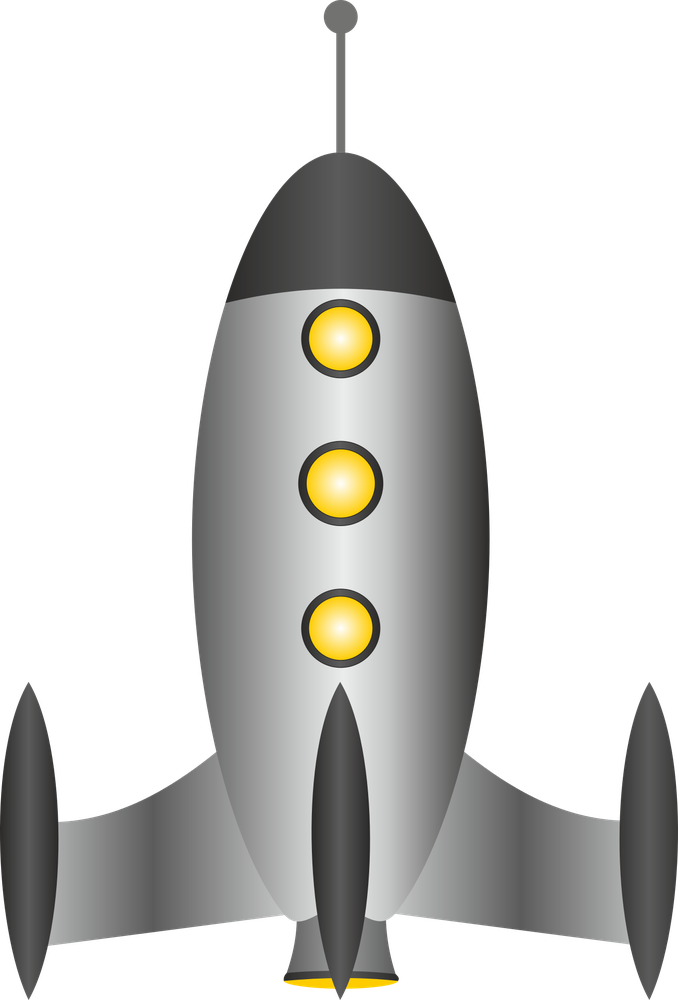
#> input picture rocket.png, 678 x 1000 px, shrunk from 1302 x 1920 before the run
$ python image.py
#> lines starting #> are read from the running program, lines starting #| are printed output that depends on the picture
from PIL import Image

with Image.open("rocket.png") as original:
    # original.show()
#> original is the input picture: PIL image 678x1000 RGBA; mean R, G, B, A 53.8, 53.4, 51, 101.2
    print(original.size)
#| (678, 1000)
    pic_gray = original.convert("L")
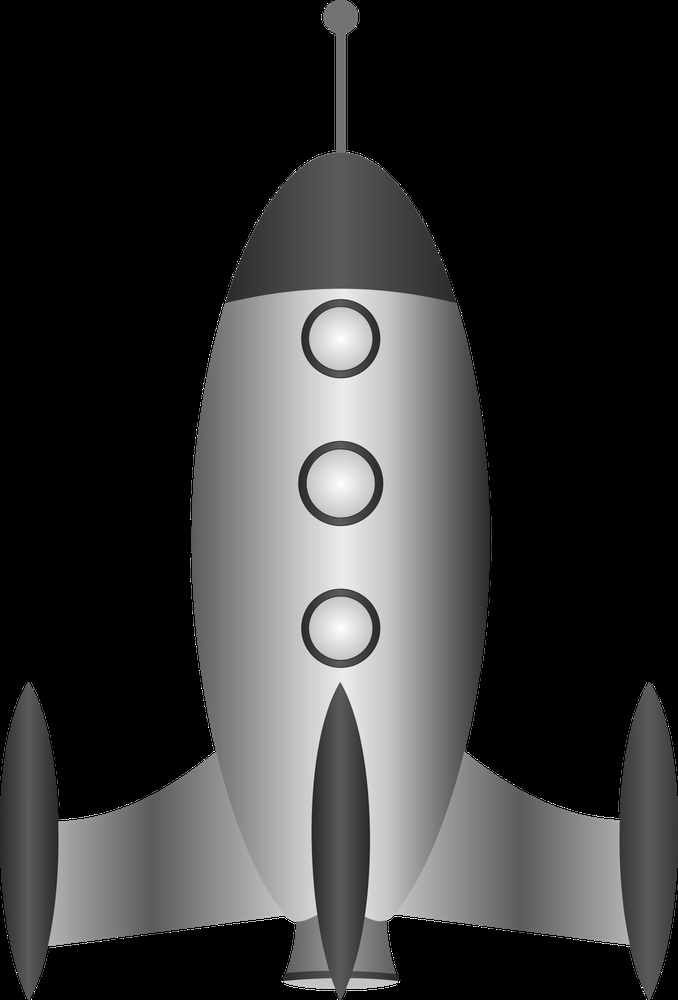
#> pic_gray: PIL image 678x1000 L; min 0, max 255, mean 53.3
    pic_gray = pic_gray.transpose(Image.ROTATE_180)
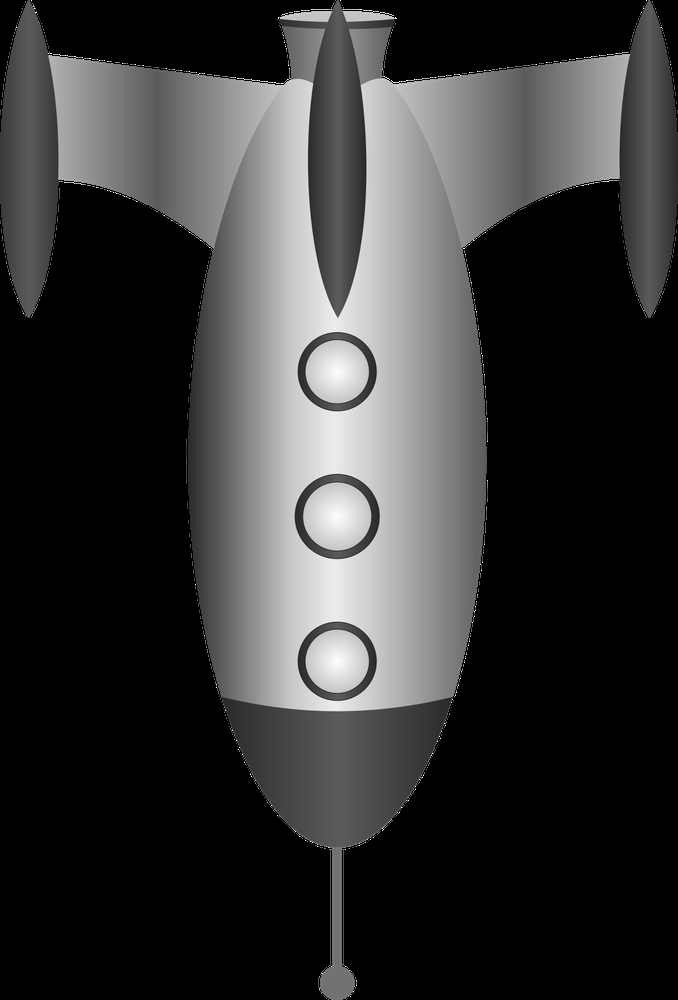
#> pic_gray: PIL image 678x1000 L; min 0, max 255, mean 53.3
    pic_gray.show()

$ run again, with asteroid.png copied over rocket.png
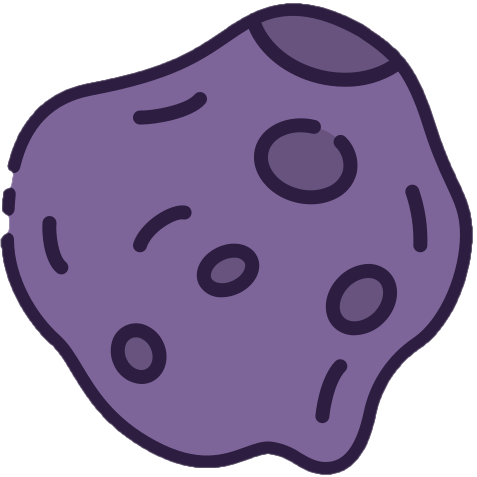
#> input picture asteroid.png, 477 x 477 px
#> original is the input picture: PIL image 477x477 RGBA; mean R, G, B, A 148.1, 132.3, 166.5, 181.9
#| (477, 477)
#> `pic_gray = original.convert("L")`:
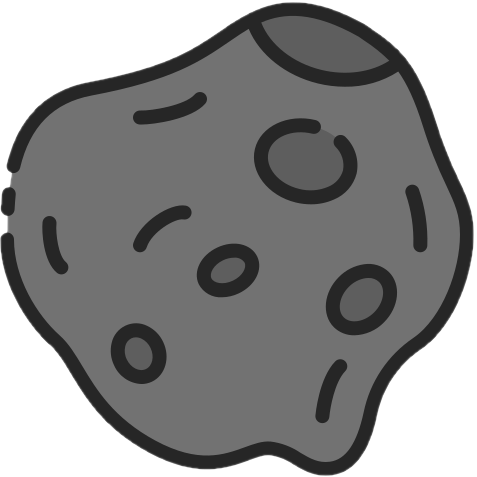
#> pic_gray: PIL image 477x477 L; min 38, max 255, mean 140.9
#> `pic_gray = pic_gray.transpose(Image.ROTATE_180)`:
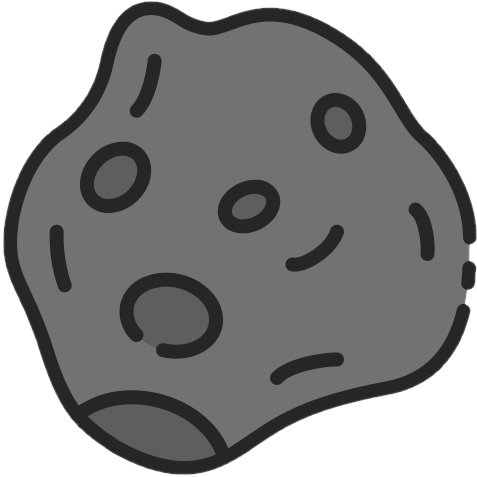
#> pic_gray: PIL image 477x477 L; min 38, max 255, mean 140.9

$ run again, with bullet.png copied over rocket.png
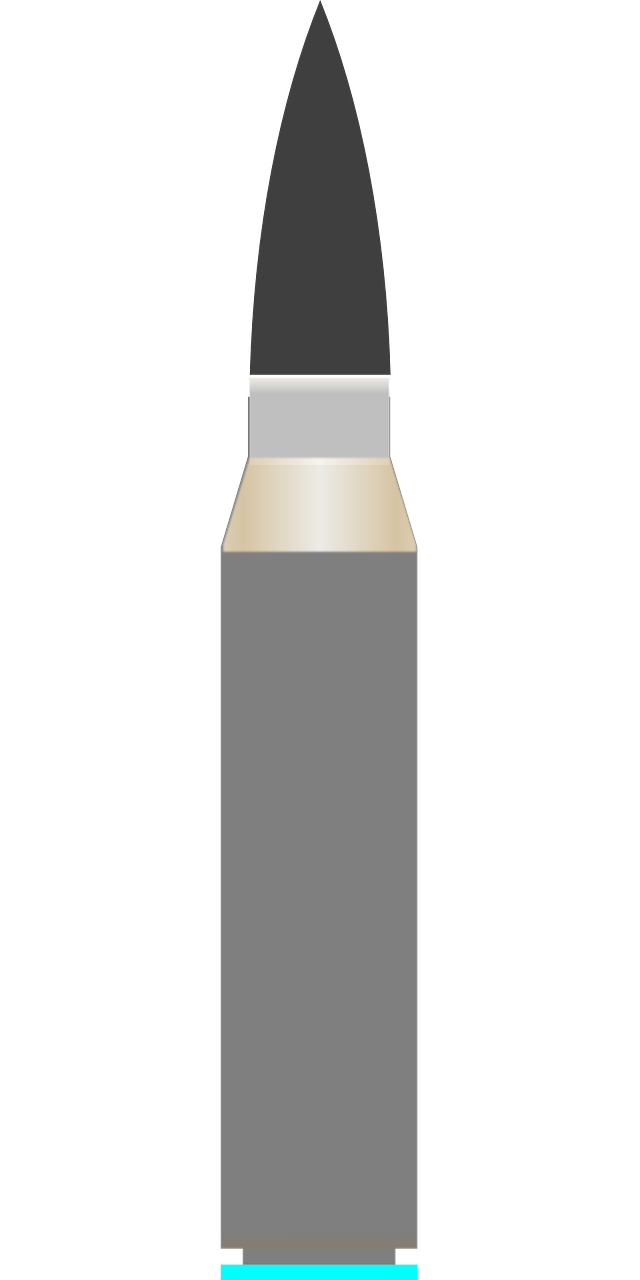
#> input picture bullet.png, 640 x 1280 px
#> original is the input picture: PIL image 640x1280 RGBA; mean R, G, B, A 32.2, 32.9, 32.5, 63.8
#| (640, 1280)
#> `pic_gray = original.convert("L")`:
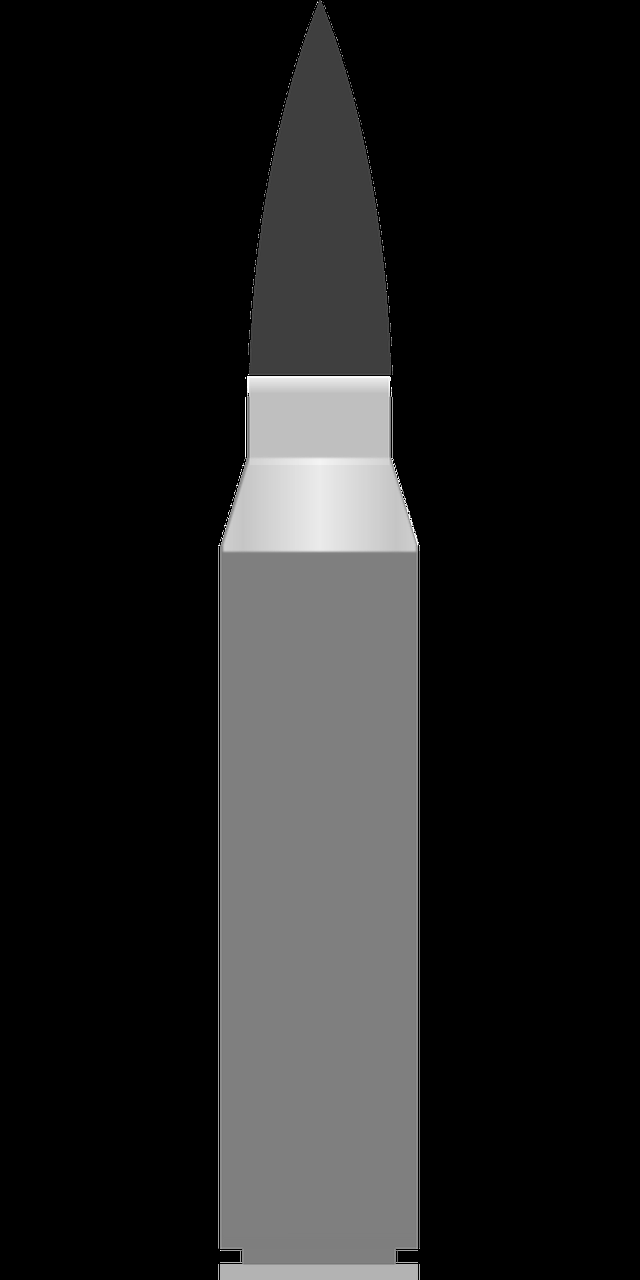
#> pic_gray: PIL image 640x1280 L; min 0, max 255, mean 32.7
#> `pic_gray = pic_gray.transpose(Image.ROTATE_180)`:
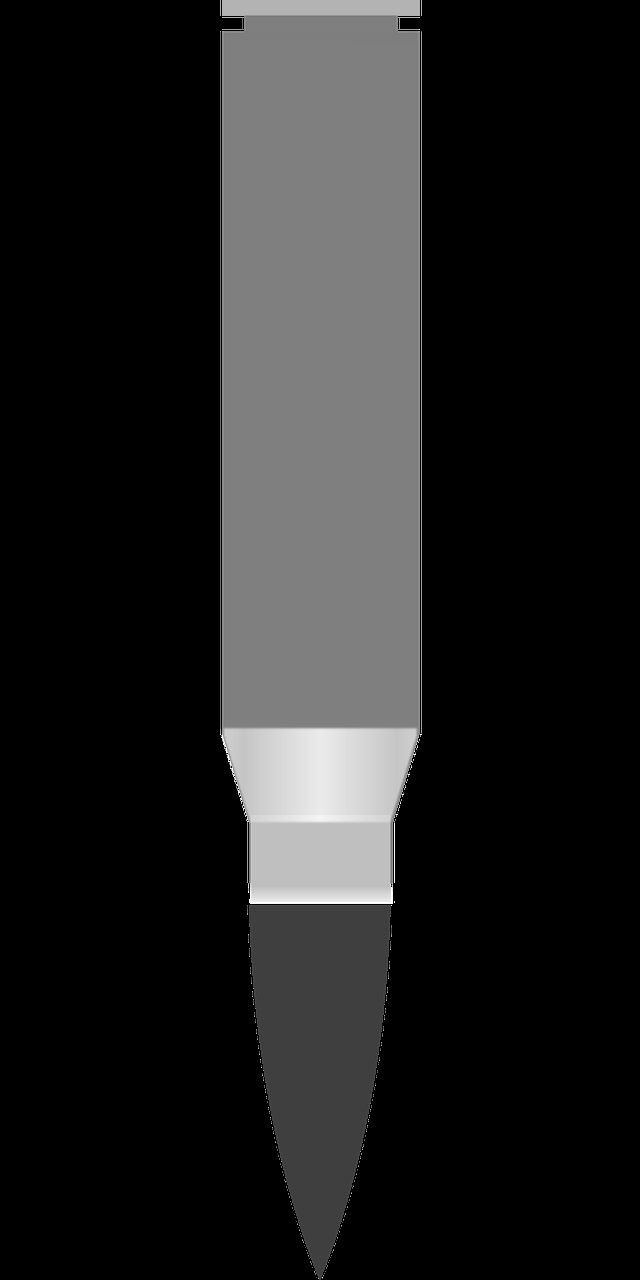
#> pic_gray: PIL image 640x1280 L; min 0, max 255, mean 32.7

$ run again, with ufo.png copied over rocket.png
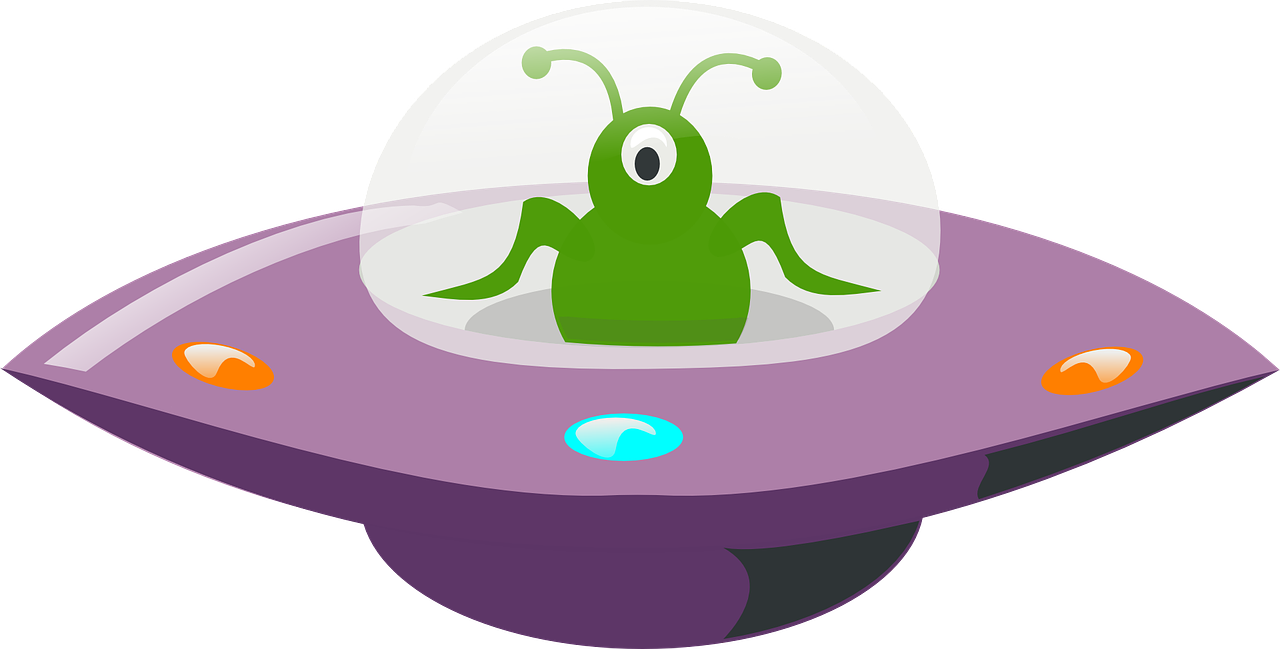
#> input picture ufo.png, 1280 x 649 px
#> original is the input picture: PIL image 1280x649 RGBA; mean R, G, B, A 90.3, 81.2, 86.1, 135.5
#| (1280, 649)
#> `pic_gray = original.convert("L")`:
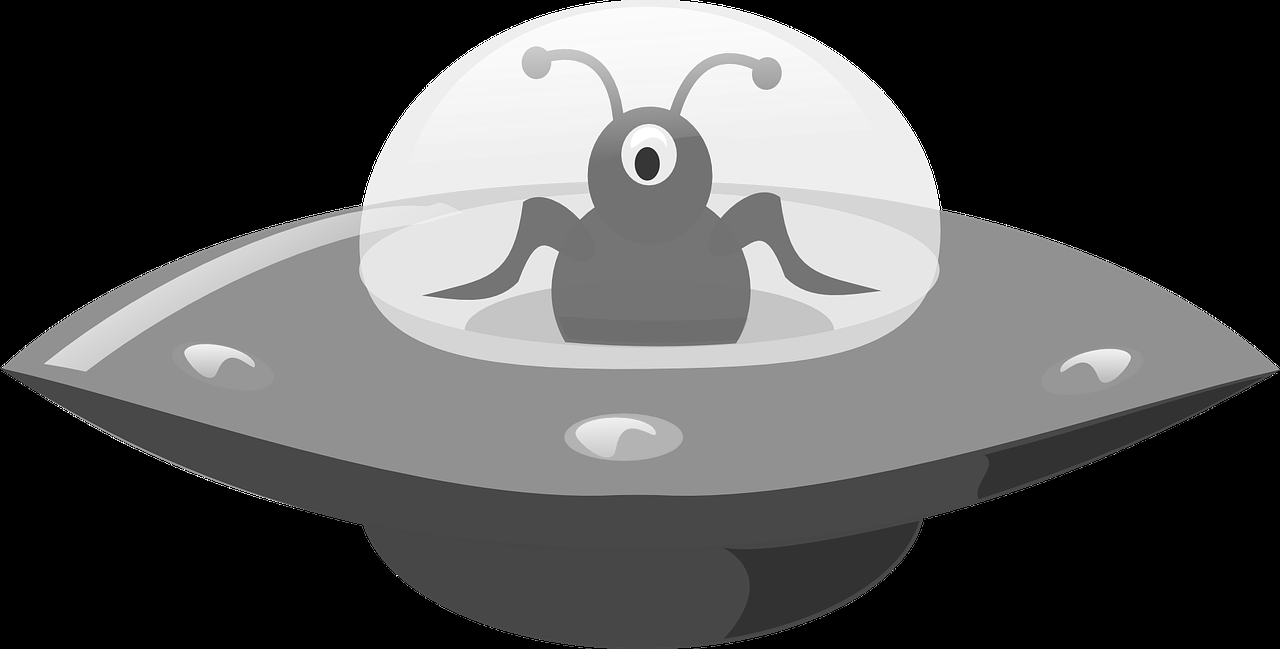
#> pic_gray: PIL image 1280x649 L; min 0, max 255, mean 84.4
#> `pic_gray = pic_gray.transpose(Image.ROTATE_180)`:
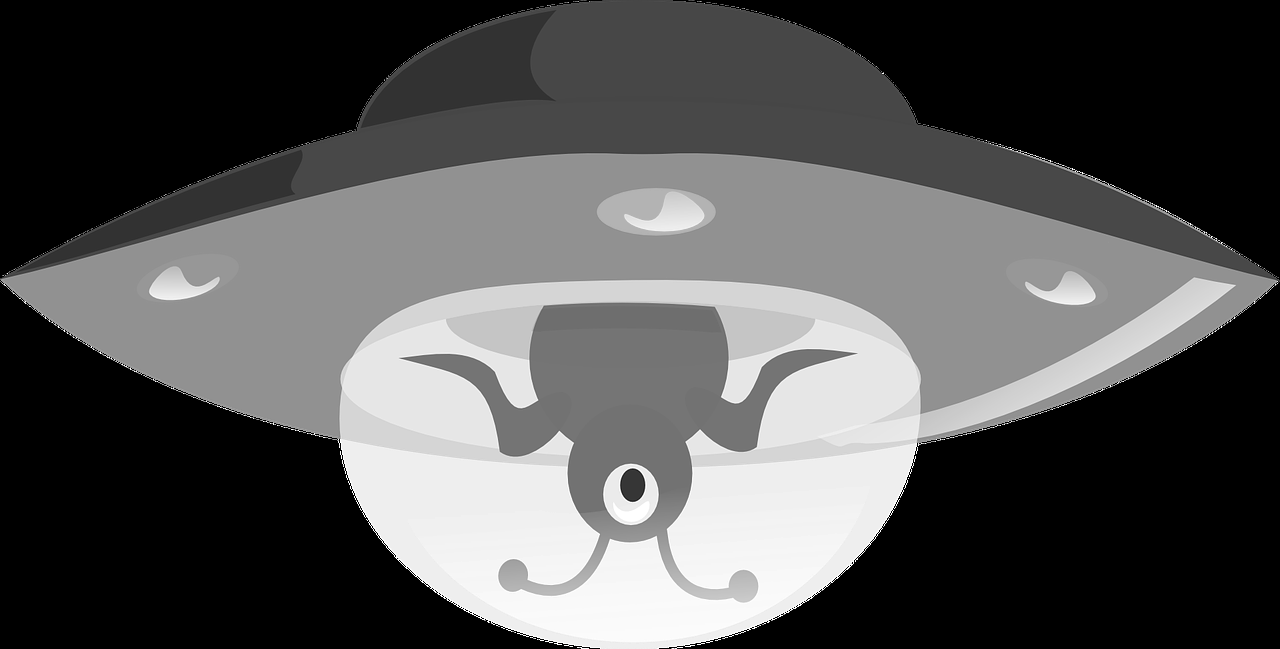
#> pic_gray: PIL image 1280x649 L; min 0, max 255, mean 84.4
